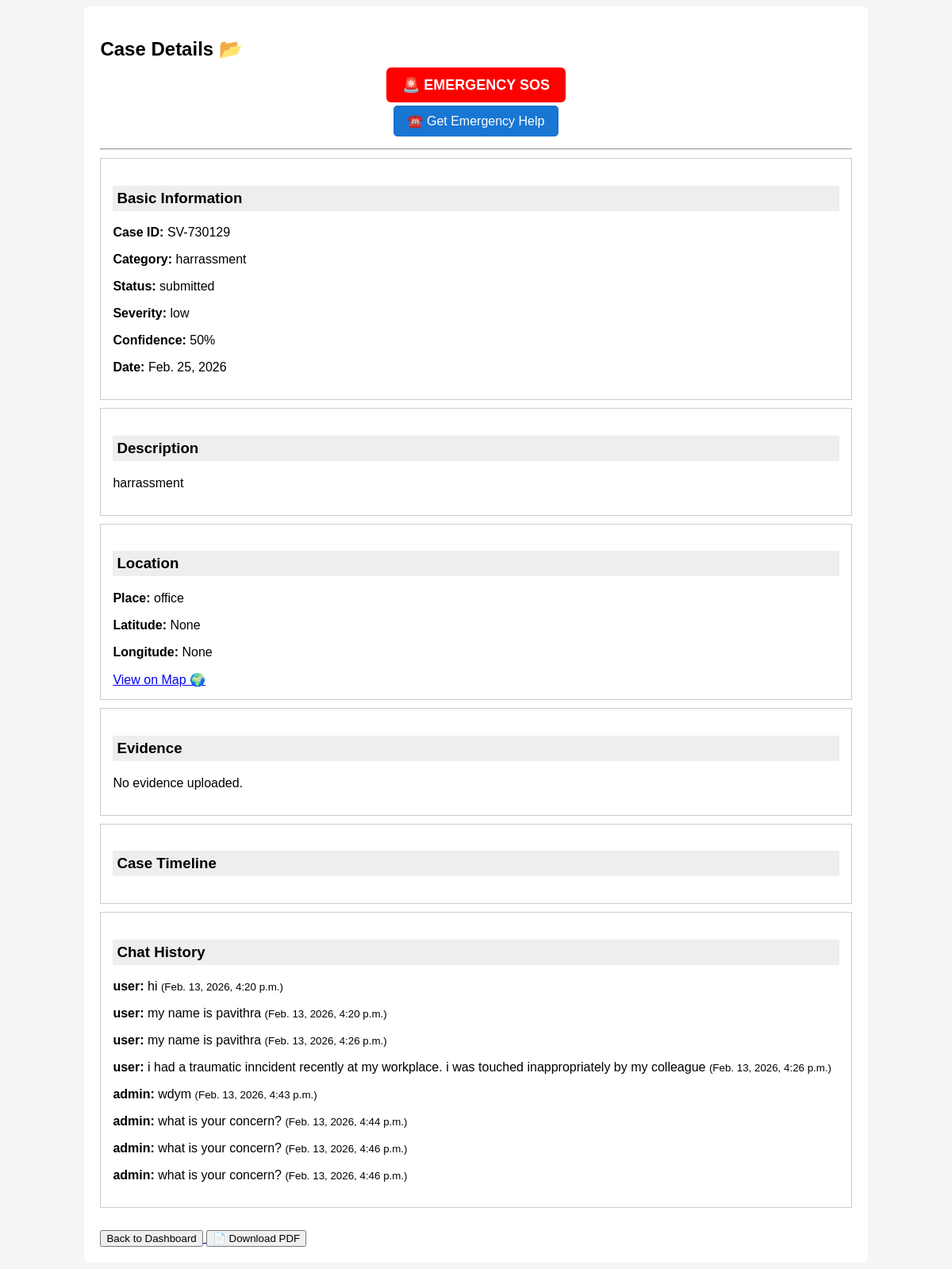
The app's page /case/SV-730129/ (signed in) with its own data.
### reports/models.py (models this page shows, shortened)
class Report(models.Model):
    email = models.EmailField(null=True, blank=True)
    is_emergency = models.BooleanField(default=False)
    STATUS_CHOICES = [
        ('submitted', 'Submitted'),
        ('review', 'Under Review'),
        ('investigation', 'Investigation'),
        ('action', 'Action Taken'),
        ('closed', 'Closed'),
    ]
    SEVERITY_CHOICES = [
        ('low', 'Low'),
        ('medium', 'Medium'),
        ('high', 'High'),
    ]
    id = models.UUIDField(primary_key=True, default=uuid.uuid4, editable=False)
    case_id = models.CharField(max_length=20, unique=True)
    category = models.CharField(max_length=100)
    description = models.TextField()
    incident_date = models.DateField(null=True, blank=True)
    location = models.CharField(max_length=200)
    latitude = models.FloatField(null=True, blank=True)
    longitude = models.FloatField(null=True, blank=True)
    evidence = models.FileField(
        upload_to='evidence/',
        null=True,
        blank=True
    )
    severity = models.CharField(
        max_length=10,
        choices=SEVERITY_CHOICES,
        default='low'
    )
    confidence_score = models.IntegerField(default=0)
    status = models.CharField(
        max_length=20,
        choices=STATUS_CHOICES,
        default='submitted'
    )
    burn_flag = models.BooleanField(default=False)
    created_at = models.DateTimeField(auto_now_add=True)

class Message(models.Model):
    SENDER_CHOICES = [
        ('user', 'User'),
        ('admin', 'Admin'),
    ]
    report = models.ForeignKey(
        Report,
        on_delete=models.CASCADE,
        related_name='messages'
    )
    sender = models.CharField(
        max_length=10,
        choices=SENDER_CHOICES
    )
    text = models.TextField()
    timestamp = models.DateTimeField(auto_now_add=True)

### reports/views.py (the view)
# urls.py: path('case/<str:case_id>/', views.case_detail, name='case_detail'),
@staff_member_required
def case_detail(request, case_id):
    report = get_object_or_404(Report, case_id=case_id)
    messages = Message.objects.filter(report=report).order_by("timestamp")
    logs = report.status_logs.all().order_by("timestamp")
    return render(request, "reports/case_detail.html", {
        "report": report,
        "messages": messages,
        "logs": logs,
    })

### templates/reports/case_detail.html (shortened to what this page needs)
<!DOCTYPE html>
<html>
<head>
</head>
<body>
<div class="container">
<h2>Case Details 📂</h2>
<div style="text-align:center; margin:15px 0;">
    <a href="/sos/{{ report.case_id }}/"
       style="color:white;
              background:red;
              padding:12px 20px;
              border-radius:6px;
              font-size:18px;
              font-weight:bold;
              text-decoration:none;"
       onclick="return confirm('Are you in danger? Trigger SOS?')">
       🚨 EMERGENCY SOS
    </a>
<div style="text-align:center; margin:15px 0;">
    <button onclick="showHelp()"
        style="background:#1976d2;color:white;
               padding:10px 18px;
               border:none;border-radius:5px;
               font-size:16px;cursor:pointer;">
        ☎️ Get Emergency Help
    </button>
</div>
</div>
<hr>
<div class="box">
<h3>Basic Information</h3>
<p><b>Case ID:</b> {{ report.case_id }}</p>
<p><b>Category:</b> {{ report.category }}</p>
<p><b>Status:</b> {{ report.status }}</p>
<p><b>Severity:</b> {{ report.severity }}</p>
<p><b>Confidence:</b> {{ report.confidence_score }}%</p>
<p><b>Date:</b> {{ report.incident_date }}</p>
</div>
<div class="box">
<h3>Description</h3>
<p>{{ report.description }}</p>
</div>
<div class="box">
<h3>Location</h3>
<p><b>Place:</b> {{ report.location }}</p>
<p><b>Latitude:</b> {{ report.latitude }}</p>
<p><b>Longitude:</b> {{ report.longitude }}</p>
<a href="https://www.google.com/maps?q={{ report.latitude }},{{ report.longitude }}"
   target="_blank">
   View on Map 🌍
</a>
</div>
<div class="box">
<h3>Evidence</h3>
{% if report.evidence %}
    <a href="{{ report.evidence.url }}" target="_blank">
        View File 📎
    </a>
{% else %}
    <p>No evidence uploaded.</p>
{% endif %}
</div>
<div class="box">
<h3>Case Timeline</h3>
</div>
<div class="box">
<h3>Chat History</h3>
{% for msg in messages %}
    <p>
        <b>{{ msg.sender }}:</b> {{ msg.text }}
        <small>({{ msg.timestamp }})</small>
    </p>
{% endfor %}
</div>
<br>
<a href="/dashboard/">
    <button>Back to Dashboard</button>
</a>
<a href="/pdf/{{ report.case_id }}/">
    <button>📄 Download PDF</button>
</a>
</div>
</body>
</html>

### templates/reports/case_detail.html (style rules this page uses)
body { font-family: Arial; background: #f5f5f5; }
.container { width: 80%; margin: auto; background: white; padding: 20px; border-radius: 6px; }
.box { border: 1px solid #ccc; padding: 15px; margin: 10px 0; }
h3 { background: #eee; padding: 5px; }

### records on screen
Report: case_id "SV-730129", category "harrassment", status "submitted", severity "low", confidence_score "50", incident_date "Feb. 25, 2026", description "harrassment", location "office", latitude "None", longitude "None"
Message: sender "user", text "hi", timestamp "Feb. 13, 2026, 4:20 p.m."
Message: sender "user", text "my name is pavithra", timestamp "Feb. 13, 2026, 4:20 p.m."
Message: sender "user", text "my name is pavithra", timestamp "Feb. 13, 2026, 4:26 p.m."
Message: sender "user", text "i had a traumatic inncident recently at my workplace. i was touched inappropriately by my colleague", timestamp "Feb. 13, 2026, 4:26 p.m."
Message: sender "admin", text "wdym", timestamp "Feb. 13, 2026, 4:43 p.m."
Message: sender "admin", text "what is your concern?", timestamp "Feb. 13, 2026, 4:44 p.m."
Message: sender "admin", text "what is your concern?", timestamp "Feb. 13, 2026, 4:46 p.m."
Message: sender "admin", text "what is your concern?", timestamp "Feb. 13, 2026, 4:46 p.m."
